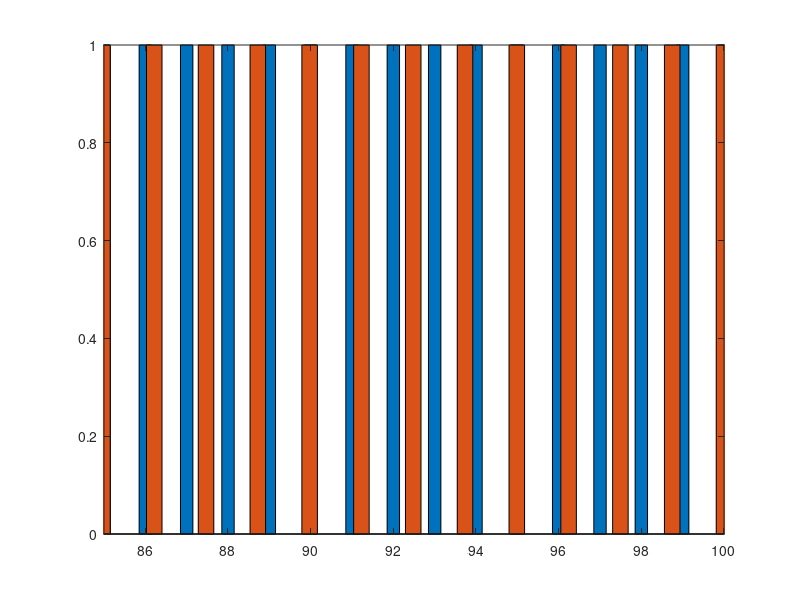
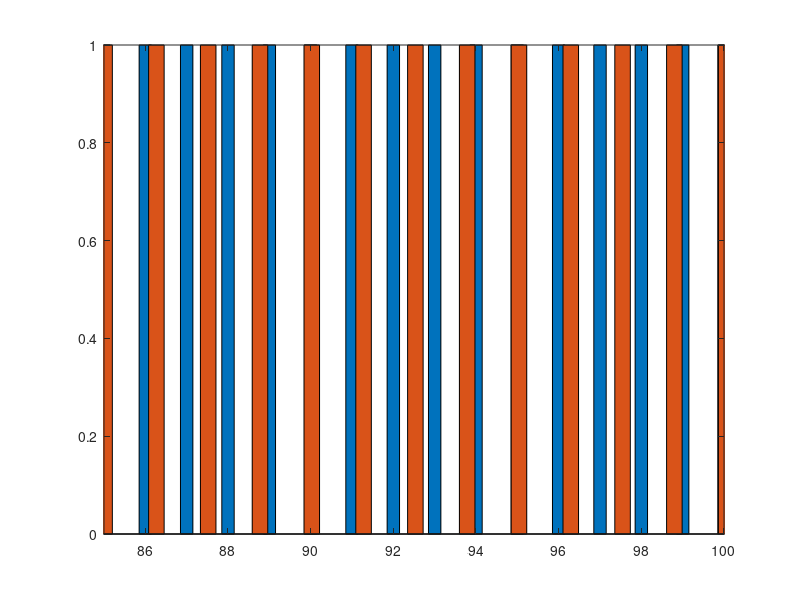
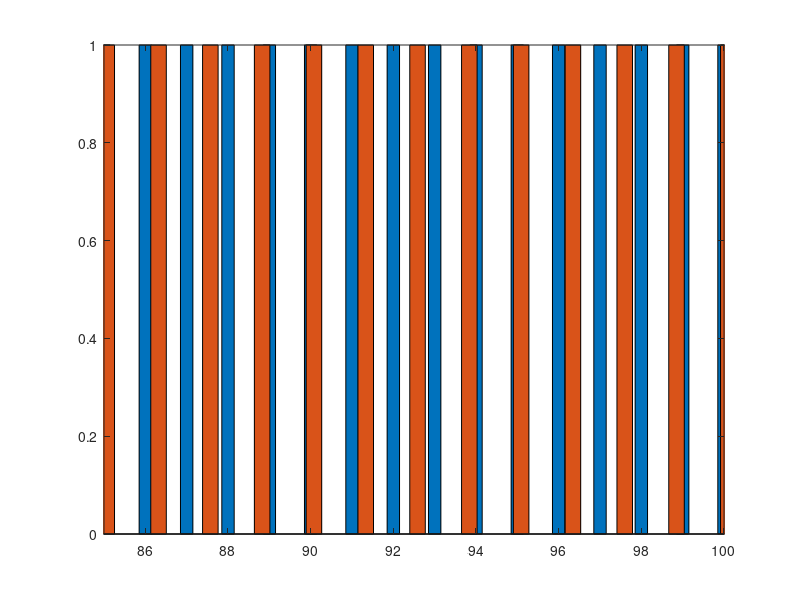
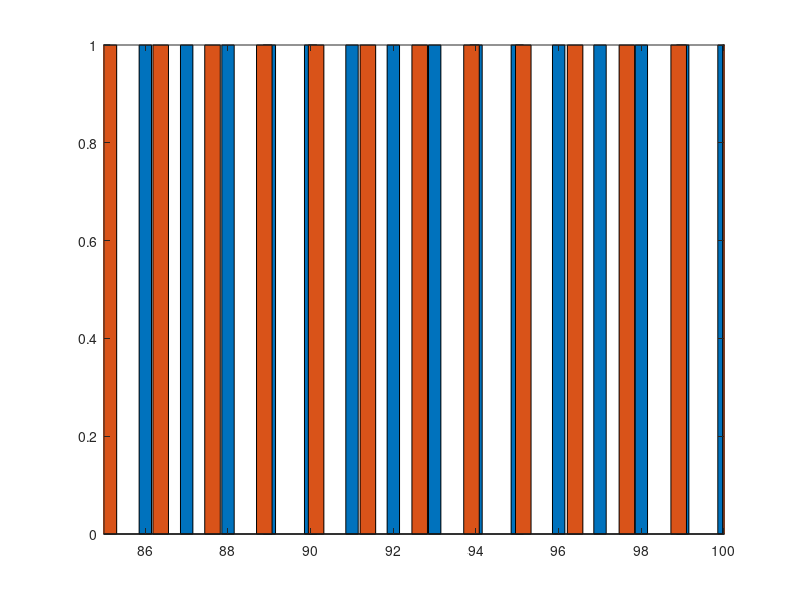

Reproduce these figures in MATLAB, in order.
clear all
close all
clc
set(0, 'defaultfigurevisible', 'off');


x= linspace(1,100,100);
y= ones(1, length(x));

x2 = linspace(1,100,80);
y2 = ones(1,length(x2));



frame = 24;
N = 16;
t = linspace(0,20,N*frame);

b=0;
for a = t

bar(x, y, 0.3);
hold on
bar(x2+a, y2,0.3);
hold off
xlim([85 100]);
coucou = sprintf('./img/moire/moir%05d.png', b);
print ('-dpng', coucou);
b = b+1;
end
